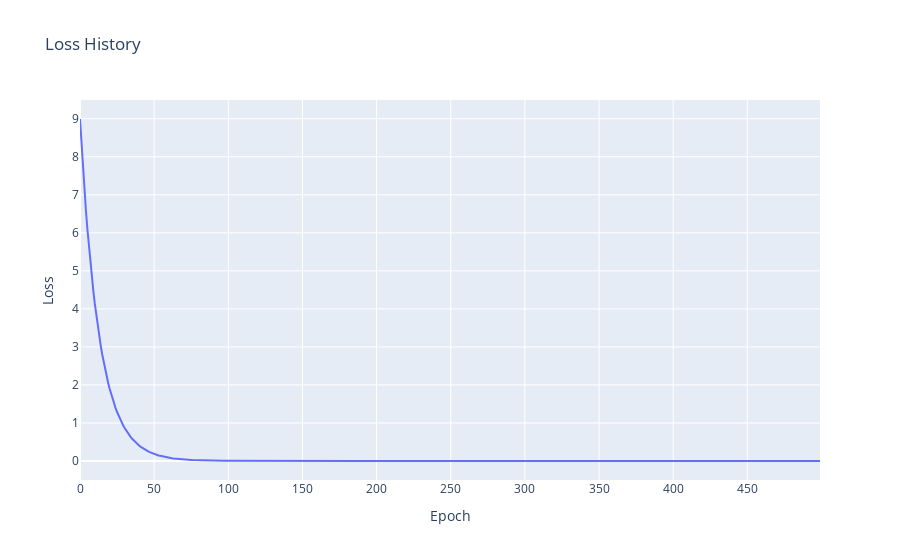

The notebook cell saved with this chart:
### Code cell
fig = go.Figure()
fig.add_trace(go.Scatter(y=history))
fig.update_layout(
    title="Loss History",
    xaxis_title="Epoch",
    yaxis_title="Loss"
)
fig.show()

### Figure 1 — Plotly figure (JSON) as saved in the notebook; plotly's stock layout.template omitted (floating-point values rounded to 4 significant figures; data arrays with more than 128 entries replaced by an {"elided": "..."} marker saying what was removed)
{"data": [{"type": "scatter", "y": {"elided": "500 float values"}}], "layout": {"title": {"text": "Loss History"}, "xaxis": {"title": {"text": "Epoch"}}, "yaxis": {"title": {"text": "Loss"}}}}
